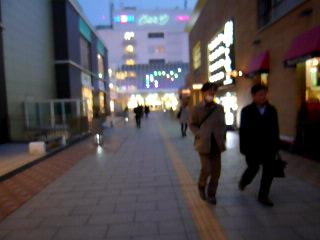
#> input picture 2015/所信表明/画像/00002100.jpg, 320 x 240 px
$ python hog.py
#> lines starting #> are read from the running program, lines starting #| are printed output that depends on the picture; after the words box and inside, x2 and y2 are one past the last pixel; in counts of white or black regions, pixels touching at a corner belong together
# -*- coding: utf-8 -*-
import cv2

if __name__ == '__main__':
    # 画像の読み込み
    im = cv2.imread("00002100.jpg")
#> im is the input picture: shape (240, 320, 3); mean B, G, R 80.4, 76.3, 81.3
    # HoG特徴量の計算
    hog = cv2.HOGDescriptor()
    # SVMによる人検出
    hog.setSVMDetector(cv2.HOGDescriptor_getDefaultPeopleDetector())
    hogParams = {'winStride': (8, 8), 'padding': (32, 32), 'scale': 1.05}
    # 人を検出した座標
    human, r = hog.detectMultiScale(im, **hogParams)
#> human = [[218, 64, 84, 167]]; r = [2.14]
    # 長方形で人を囲う
    for (x, y, w, h) in human:
        cv2.rectangle(im, (x, y),(x+w, y+h),(0,50,255), 3)
#> this loop made 1 pass
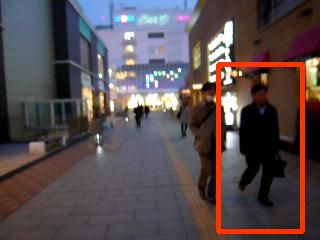
#> im: shape (240, 320, 3); 3.25% of pixels changed, all inside (x1, y1, x2, y2) = (216, 62, 305, 234)
    # 人を検出した座標
    cv2.imshow("Human detection",im)
    cv2.waitKey(0)
    # 画像保存
    # cv2.imwrite('test2.jpg',im)
    cv2.destroyAllWindows()

# if __name__ == '__main__':
#     # 画像の読み込み
#     im = cv2.imread("00002100.jpg")
#     # 探索用の機械学習ファイルを取得
#     cascade = cv2.CascadeClassifier("haarcascade_fullbody.xml")
#     # 探索(画像,縮小スケール,最低矩形数)
#     eye = cascade.detectMultiScale(im, 1.1, 3)

#     # 検出した部分を長方形で囲う
#     for (x, y, w, h) in eye:
#         cv2.rectangle(im, (x, y),(x+w, y+h),(0, 50, 255), 3)

#     # 画像表示
#     cv2.imshow("Show Image",im)
#     # キー入力待機
#     cv2.waitKey(0)
#     # 画像保存
#     cv2.imwrite("test2.jpg",im)
#     cv2.destroyAllWindows()
